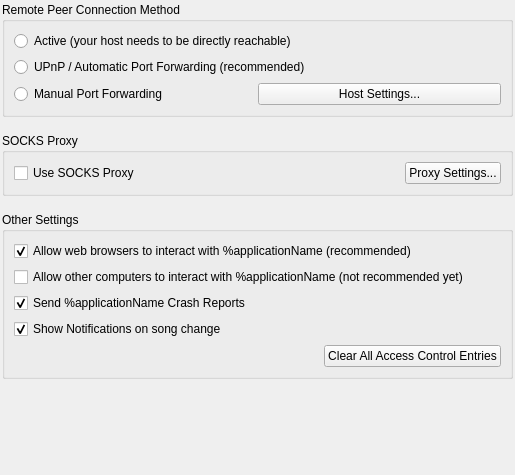
<?xml version="1.0" encoding="UTF-8"?>
<ui version="4.0">
 <class>Settings_Advanced</class>
 <widget class="QWidget" name="Settings_Advanced">
  <property name="geometry">
   <rect>
    <x>0</x>
    <y>0</y>
    <width>515</width>
    <height>475</height>
   </rect>
  </property>
  <property name="sizePolicy">
   <sizepolicy hsizetype="Preferred" vsizetype="Preferred">
    <horstretch>0</horstretch>
    <verstretch>0</verstretch>
   </sizepolicy>
  </property>
  <property name="windowTitle">
   <string notr="true" extracomment="not translatable because not shown to the user">Form</string>
  </property>
  <layout class="QVBoxLayout" name="verticalLayout">
   <property name="leftMargin">
    <number>2</number>
   </property>
   <property name="topMargin">
    <number>2</number>
   </property>
   <property name="rightMargin">
    <number>2</number>
   </property>
   <property name="bottomMargin">
    <number>2</number>
   </property>
   <item>
    <widget class="QGroupBox" name="remoteConnectionsGroupBox">
     <property name="title">
      <string>Remote Peer Connection Method</string>
     </property>
     <layout class="QVBoxLayout" name="verticalLayout_6">
      <item>
       <widget class="QRadioButton" name="lanOnlyRadioButton">
        <property name="text">
         <string>Active (your host needs to be directly reachable)</string>
        </property>
       </widget>
      </item>
      <item>
       <widget class="QRadioButton" name="upnpRadioButton">
        <property name="text">
         <string>UPnP / Automatic Port Forwarding (recommended)</string>
        </property>
       </widget>
      </item>
      <item>
       <layout class="QHBoxLayout" name="horizontalLayout_2">
        <property name="spacing">
         <number>0</number>
        </property>
        <item>
         <widget class="QRadioButton" name="staticIpRadioButton">
          <property name="sizePolicy">
           <sizepolicy hsizetype="Minimum" vsizetype="Fixed">
            <horstretch>0</horstretch>
            <verstretch>0</verstretch>
           </sizepolicy>
          </property>
          <property name="text">
           <string>Manual Port Forwarding</string>
          </property>
         </widget>
        </item>
        <item>
         <widget class="QPushButton" name="staticHostSettingsButton">
          <property name="sizePolicy">
           <sizepolicy hsizetype="Preferred" vsizetype="Fixed">
            <horstretch>0</horstretch>
            <verstretch>0</verstretch>
           </sizepolicy>
          </property>
          <property name="text">
           <string>Host Settings...</string>
          </property>
         </widget>
        </item>
       </layout>
      </item>
     </layout>
    </widget>
   </item>
   <item>
    <spacer name="verticalSpacer">
     <property name="orientation">
      <enum>Qt::Vertical</enum>
     </property>
     <property name="sizeType">
      <enum>QSizePolicy::Fixed</enum>
     </property>
     <property name="sizeHint" stdset="0">
      <size>
       <width>20</width>
       <height>10</height>
      </size>
     </property>
    </spacer>
   </item>
   <item>
    <widget class="QGroupBox" name="proxyGroupBox">
     <property name="title">
      <string>SOCKS Proxy</string>
     </property>
     <layout class="QHBoxLayout" name="horizontalLayout_3">
      <item>
       <widget class="QCheckBox" name="enableProxyCheckBox">
        <property name="text">
         <string>Use SOCKS Proxy</string>
        </property>
       </widget>
      </item>
      <item>
       <spacer name="horizontalSpacer_3">
        <property name="orientation">
         <enum>Qt::Horizontal</enum>
        </property>
        <property name="sizeType">
         <enum>QSizePolicy::Expanding</enum>
        </property>
        <property name="sizeHint" stdset="0">
         <size>
          <width>40</width>
          <height>20</height>
         </size>
        </property>
       </spacer>
      </item>
      <item>
       <widget class="QPushButton" name="proxyButton">
        <property name="sizePolicy">
         <sizepolicy hsizetype="Minimum" vsizetype="Fixed">
          <horstretch>0</horstretch>
          <verstretch>0</verstretch>
         </sizepolicy>
        </property>
        <property name="text">
         <string>Proxy Settings...</string>
        </property>
       </widget>
      </item>
     </layout>
    </widget>
   </item>
   <item>
    <spacer name="verticalSpacer_2">
     <property name="orientation">
      <enum>Qt::Vertical</enum>
     </property>
     <property name="sizeType">
      <enum>QSizePolicy::Fixed</enum>
     </property>
     <property name="sizeHint" stdset="0">
      <size>
       <width>20</width>
       <height>10</height>
      </size>
     </property>
    </spacer>
   </item>
   <item>
    <widget class="QGroupBox" name="otherSettingsGroupBox">
     <property name="title">
      <string>Other Settings</string>
     </property>
     <layout class="QVBoxLayout" name="verticalLayout_2">
      <item>
       <widget class="QCheckBox" name="checkBoxHttp">
        <property name="layoutDirection">
         <enum>Qt::LeftToRight</enum>
        </property>
        <property name="text">
         <string>Allow web browsers to interact with %applicationName (recommended)</string>
        </property>
        <property name="checked">
         <bool>true</bool>
        </property>
       </widget>
      </item>
      <item>
       <widget class="QCheckBox" name="checkBoxListenApi">
        <property name="layoutDirection">
         <enum>Qt::LeftToRight</enum>
        </property>
        <property name="text">
         <string>Allow other computers to interact with %applicationName (not recommended yet)</string>
        </property>
        <property name="checked">
         <bool>false</bool>
        </property>
       </widget>
      </item>
      <item>
       <widget class="QCheckBox" name="checkBoxReporter">
        <property name="layoutDirection">
         <enum>Qt::LeftToRight</enum>
        </property>
        <property name="text">
         <string>Send %applicationName Crash Reports</string>
        </property>
        <property name="checked">
         <bool>true</bool>
        </property>
       </widget>
      </item>
      <item>
       <widget class="QCheckBox" name="checkBoxSongChangeNotifications">
        <property name="text">
         <string>Show Notifications on song change</string>
        </property>
        <property name="checked">
         <bool>true</bool>
        </property>
       </widget>
      </item>
      <item>
       <layout class="QHBoxLayout" name="aclEntryClearLayout">
        <item>
         <spacer name="horizontalSpacer_2">
          <property name="orientation">
           <enum>Qt::Horizontal</enum>
          </property>
          <property name="sizeType">
           <enum>QSizePolicy::Expanding</enum>
          </property>
          <property name="sizeHint" stdset="0">
           <size>
            <width>40</width>
            <height>20</height>
           </size>
          </property>
         </spacer>
        </item>
        <item>
         <widget class="QPushButton" name="aclEntryClearButton">
          <property name="text">
           <string>Clear All Access Control Entries</string>
          </property>
         </widget>
        </item>
       </layout>
      </item>
     </layout>
    </widget>
   </item>
   <item>
    <spacer name="verticalSpacer_4">
     <property name="orientation">
      <enum>Qt::Vertical</enum>
     </property>
     <property name="sizeHint" stdset="0">
      <size>
       <width>20</width>
       <height>13</height>
      </size>
     </property>
    </spacer>
   </item>
  </layout>
 </widget>
 <resources/>
 <connections/>
</ui>
